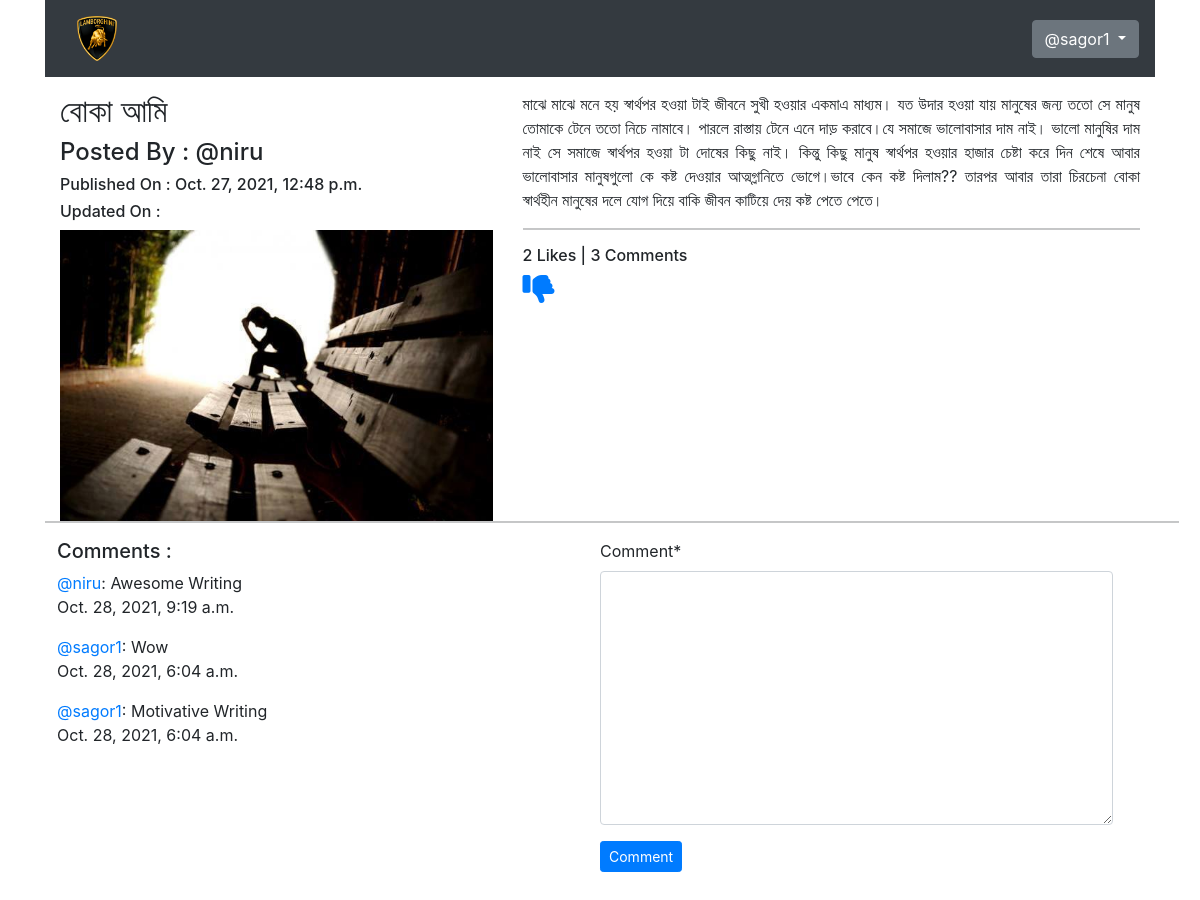
The page /blog/details/বোকা-আমি-d0b211d3-2c3f-4938-969b-0bcdb0232c72 (signed in) on the database its author committed.
### App_Blog/models.py (models this page shows, shortened)
class Blog(models.Model):
    author = models.ForeignKey(User, on_delete=models.CASCADE, related_name='post_author')
    blog_title = models.CharField(max_length=264, verbose_name = "Put a Title")
    slug = models.SlugField(max_length = 264, unique=True)
    blog_content = models.TextField(verbose_name = "What is on your mind?")
    blog_image = models.ImageField(upload_to = 'blog_images', verbose_name = "Image")
    publish_date = models.DateTimeField(auto_now_add=True)
    updated_date = models.DateTimeField(auto_now=True)
    class Meta:
        ordering = ['-publish_date',]

class Comment(models.Model):
    blog = models.ForeignKey(Blog, on_delete=models.CASCADE, related_name = "blog_comment")
    user = models.ForeignKey(User, on_delete=models.CASCADE,related_name = "user_comment")
    comment = models.TextField()
    comment_date = models.DateTimeField(auto_now_add=True)
    class Meta:
        ordering = ['-comment_date',]

### App_Blog/views.py (the view, shortened to what this page needs)
# urls.py: path('details/<str:slug>', views.blog_details, name ='blog_details'),
@login_required
def blog_details(request,slug):
    blog = Blog.objects.get(slug=slug)
    comment_form = CommentForms()
    already_liked = Likes.objects.filter(blog=blog,user=request.user)
    if already_liked:
        liked = True
    else:
        liked = False
    return render(request,'App_Blog/blog_details.html', context={'blog':blog,'comment_form':comment_form,'liked':liked})

### App_Blog/forms.py
class CommentForms(forms.ModelForm):
    class Meta:
        model = Comment
        fields = ('comment',)

### templates/App_Blog/blog_details.html (shortened to what this page needs)
{% extends 'base.html' %}
{% load crispy_forms_tags %}
{% block body_block %}
<div class="row">
    <div class="col-sm-5">
<h2>{{blog.blog_title}}</h2>
<h4>Posted By : @{{blog.author}}</h4>
<h6>Published On : {{ blog.publish_date}}</h6>
<h6>Updated On : {{ blog.update_date}}</h6>
<img src="/media/{{blog.blog_image}}" alt="{{blog.blog_image}}" title="{{blog.blog_title}}"width="100%">
    </div>
    <div class="col-sm-7">
        <p class="text-justify">{{blog.blog_content}}</p>
        <hr>
        <h6>{{blog.liked_blog.count}} Likes | {{blog.blog_comment.count}} Comments</h6>
        <div class="like" style="display: inline-flex;">
            {% if not liked %}
            <a href="{% url 'App_Blog:liked_post' pk=blog.pk%}"><i class="fas fa-thumbs-up fa-2x"></i></a>
            {%else%}
            <a href="{% url 'App_Blog:unliked_post' pk=blog.pk%}"><i class="fas fa-thumbs-down fa-2x"></i></a>
        {%endif%}
        </div>
    </div>
    <br>
    <br>
    <hr>
    <div class="row">
        <div class="col-sm-6">
            <h5>Comments : </h5>
            {%for comment in blog.blog_comment.all %}
            <p><a href="">@{{comment.user}}</a>: {{comment.comment}} <br> {{comment.comment_date}}</p>
            {%endfor%}
        </div>
        <div class="col-sm-6">
            <form method="POST">
                {{comment_form|crispy}}
                <button type="submit"name="button" class="btn btn-sm btn-primary">Comment</button>
            </form>
        </div>
    </div>
</div>
<br>
<br>
{% endblock %}

### templates/base.html (shortened to what this page needs)
<!DOCTYPE html>
<html lang="en">
<head>
    <link href="https://cdn.jsdelivr.net/npm/bootstrap@5.1.1/dist/css/bootstrap.min.css" rel="stylesheet"
>
    <link rel="stylesheet" href="https://maxcdn.bootstrapcdn.com/bootstrap/4.0.0/css/bootstrap.min.css"
>
        <link rel="stylesheet" href="https://cdnjs.cloudflare.com/ajax/libs/font-awesome/6.0.0-beta2/css/all.min.css"
 />
</head>
<body>
    <div class="container">
        <nav class="navbar navbar-expand-sm bg-dark navbar-dark">
            <a class="nav-link" style = "color:white"href="{% url 'index' %}"><img src="/media/blog_images/logo.png" width="40px"></a>
            <ul class="navbar-nav ml-auto">
                {% if user.is_authenticated %}
                <div class="dropdown">
                    <button class="btn btn-secondary dropdown-toggle" type="button" id="dropdownMenuButton"
                        data-toggle="dropdown" aria-haspopup="true" aria-expanded="false">
                        @{{user.username}}
                    </button>
                </div>
                {%endif%}
            </ul>
        </nav>
        <div class="container" style="padding-top: 15px;">
            {% block body_block %}
            {% endblock %}
        </div>
    </div>
</body>
</html>

### rows shown on the page
Blog: blog_title "বোকা আমি", author "niru", publish_date "Oct. 27, 2021, 12:48 p.m.", blog_image (picture), blog_content "মাঝে মাঝে মনে হয় স্বার্থপর হওয়া টাই জীবনে সুখী হওয়ার একমাএ মাধ্যম। যত উদার হওয়া যায় মানুষের জন্য ততো সে মানুষ তোমাকে টেনে ততো নিচে নামাবে। পারলে রাস্তায় টেনে এনে দাড় করাবে।যে সমাজে ভালোবাসার দাম নাই। ভালো মানুষির দাম নাই সে সমাজে স্বার্থপর হওয়া টা দোষের কিছু নাই। কিন্তু কিছু মানুষ স্বার্থপর হওয়ার হাজার চেষ্টা করে দিন শেষে আবার ভালোবাসার মানুষগুলো কে কষ্ট দেওয়ার আত্মগ্লানিতে ভোগে।ভাবে কেন কষ্ট দিলাম?? তারপর আবার তারা চিরচেনা বোকা স্বার্থহীন মানুষের দলে যোগ দিয়ে বাকি জীবন কাটিয়ে দেয় কষ্ট পেতে পেতে।", liked_blog.count "2", blog_comment.count "3"
Comment: user "niru", comment "Awesome Writing", comment_date "Oct. 28, 2021, 9:19 a.m."
Comment: user "sagor1", comment "Wow", comment_date "Oct. 28, 2021, 6:04 a.m."
Comment: user "sagor1", comment "Motivative Writing", comment_date "Oct. 28, 2021, 6:04 a.m."

### other values the page prints
{{ user.username }} "sagor1"
